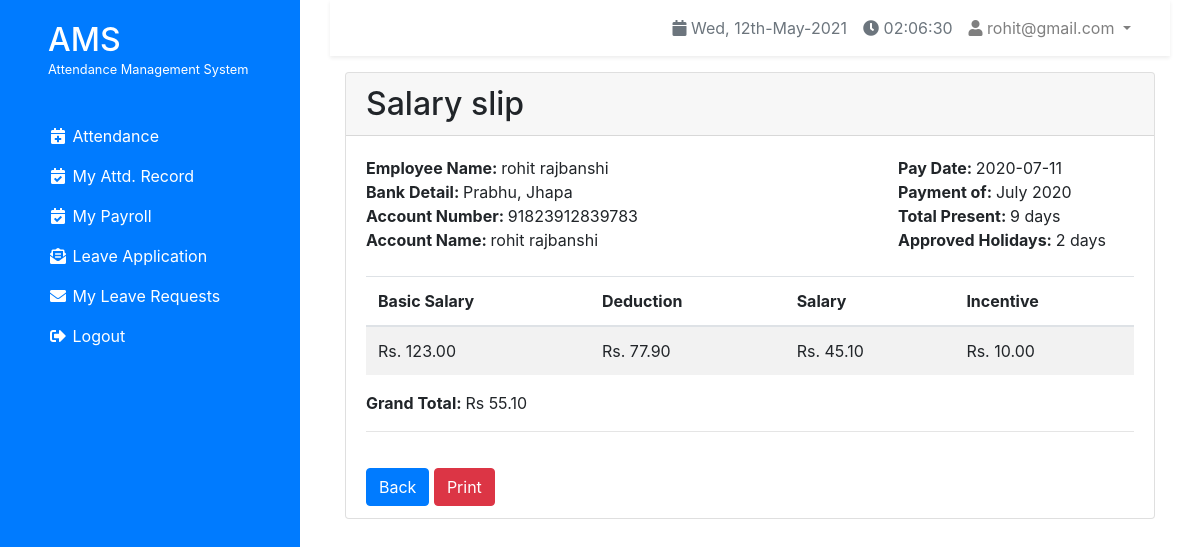
Page /payrollDetails (signed in) on the committed database.
### tables this page shows
CREATE TABLE `salaries` (
  `salary_id` int(11) NOT NULL,
  `emp_id` int(11) NOT NULL,
  `present_days` int(10) NOT NULL,
  `holidays` int(10) NOT NULL,
  `deduction` decimal(10,2) NOT NULL,
  `salary` decimal(10,2) NOT NULL,
  `incentive` decimal(10,2) NOT NULL,
  `total_salary` decimal(10,2) NOT NULL,
  `salary_of` date NOT NULL,
  `created_at` datetime NOT NULL DEFAULT current_timestamp()
);

CREATE TABLE `employees` (
  `employee_id` bigint(20) UNSIGNED NOT NULL,
  `firstname` varchar(255) NOT NULL,
  `surname` varchar(255) NOT NULL,
  `address` varchar(255) NOT NULL,
  `email` varchar(255) NOT NULL,
  `password` varchar(255) NOT NULL,
  `gender` varchar(6) NOT NULL,
  `dob` date NOT NULL,
  `phone` varchar(15) NOT NULL,
  `department` int(11) NOT NULL,
  `date_of_joining` date NOT NULL,
  `basic_salary` decimal(10,2) NOT NULL,
  `account_name` varchar(255) NOT NULL,
  `account_number` varchar(30) NOT NULL,
  `bank_name` varchar(255) NOT NULL,
  `branch` varchar(255) NOT NULL,
  `status` tinyint(1) NOT NULL DEFAULT 1
);

### functions/loadTemplate.php (called while the page is built, shortened)
<?php
	function loadTemplate($fileName, $templateVars){
		extract($templateVars);
		require $fileName;
		$content = ob_get_clean();
		return $content;
	}
?>

### controllers/payrollDetails.php (called while the page is built, shortened)
<?php
    $msg = '';
	if (isset($_SESSION['logged_emp_id'])) {
		$salary_id = $_SESSION['logged_emp_id'];
		$salaries = $pdo->query("SELECT *
			FROM salaries s
			JOIN employees e
			ON s.emp_id = e.employee_id
			WHERE s.emp_id = '$salary_id'
		")->fetch();
	}
	$templateVars = [
		'salaries' => $salaries,
		'msg'=> $msg
	];
	$content = loadTemplate('../views/payrollDetailsView.php', $templateVars);
?>

### views/payrollDetailsView.php (the view)
<?php
    $created_at = $salaries['created_at'];
    $created_date = date_format(new DateTime($created_at), "Y-m-d");
    $pay_date = $salaries['salary_of'];
    $year = date('Y', strtotime($pay_date));
    $month = date('F', strtotime($pay_date));
?>
<div class="container">
    <div class="col-md-12 mx-auto">
        <div class="card" id="divToPrint">
            <h2 class="card-header">Salary slip</h2>
            <div class="card-body">
            	<div class="row">
            		<div class="col-md-6">
            			<p class="mb-0"><b>Employee Name: </b><?php echo $salaries['firstname'].' '.$salaries['surname']; ?></p>
            			<p class="mb-0"><b>Bank Detail: </b><?php echo $salaries['bank_name'].', '.$salaries['branch']; ?></p>
            			<p class="mb-0"><b>Account Number: </b><?php echo $salaries['account_number']; ?></p>
            			<p class="mb-0"><b>Account Name: </b><?php echo $salaries['account_name']; ?></p>
            		</div>
            		<div class="col-md-4 offset-md-2">
            			<p class="mb-0"><b>Pay Date: </b><?php echo $created_date; ?></p>
            			<p class="mb-0"><b>Payment of: </b><?php echo $month.' '.$year; ?></p>
            			<p class="mb-0"><b>Total Present: </b><?php echo $salaries['present_days'].' days'; ?></p>
            			<p class="mb-0"><b>Approved Holidays: </b><?php echo $salaries['holidays'].' days'; ?></p>
            		</div>
            	</div>
            	<div class="table-responsive mt-4">
            		<table class="table table-striped">
            			<thead>
            				<th>Basic Salary</th>
            				<th>Deduction</th>
            				<th>Salary</th>
            				<th>Incentive</th>
            			</thead>
            			<tbody>
            				<tr><?php
            					echo '<td> Rs. '.$salaries['basic_salary'].'</td>';
            					echo '<td> Rs. '.$salaries['deduction'].'</td>';
            					echo '<td> Rs. '.$salaries['salary'].'</td>';
            					echo '<td> Rs. '.$salaries['incentive'].'</td>';
            				?></tr>
            			</tbody>
            		</table>
            	</div>
            	<div class="pr-4">
            		<p class="mb-0"><b>Grand Total: </b><?php echo 'Rs '.$salaries['total_salary']; ?></p>
            	</div>
            	<hr>
            </div>
            <div class="card-footer pt-0 bg-transparent border-0">
            	<a class="btn btn-primary" id="payBackBtn" href="salaries">Back</a>
                <button class="btn btn-danger" id="payPrintBtn" onclick="printDiv('divToPrint')">Print</button>
            </div>
        </div>
    </div>
</div>

### rows in the picture
salaries: employees.firstname "rohit", employees.surname "rajbanshi", employees.bank_name "Prabhu", employees.branch "Jhapa", employees.account_number "91823912839783", employees.account_name "rohit rajbanshi", created_at "2020-07-11", salary_of "July", salary_of "2020", present_days "9", holidays "2", employees.basic_salary "123.00", deduction "77.90", salary "45.10", incentive "10.00", total_salary "55.10"

### other values in the picture
$_SESSION['logged_emp_email'] "rohit@gmail.com"
